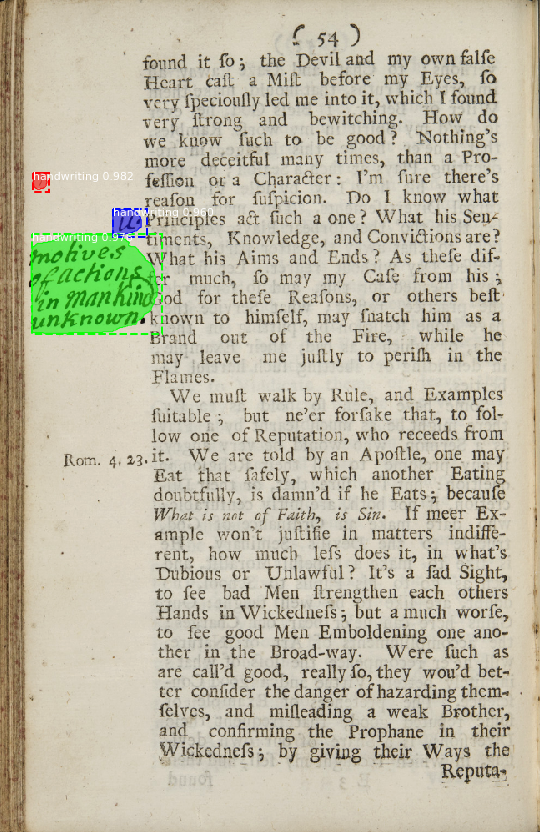
#> input picture sample.png, 540 x 832 px
$ python preproc.py sample.png
#> lines starting #> are read from the running program, lines starting #| are printed output that depends on the picture

try:
    import Image
except ImportError:
    from PIL import Image
import pytesseract
import matplotlib.pyplot as plt
import numpy
import cv2
import argparse

from os import listdir, makedirs
from os.path import isfile, join, exists


#https://stackoverflow.com/questions/32125281/removing-watermark-out-of-an-image-using-opencv

def HighlightDark(img):
	ker=cv2.getStructuringElement(cv2.MORPH_ELLIPSE,(10,10))
	img=cv2.morphologyEx(img, cv2.MORPH_BLACKHAT, ker)
	return img

def NoiseFilter(img):
	img =cv2.bilateralFilter(img,3,75,75)
	return img

def threshold(img,factor=None):
	#If you decide to manual threshhold, the magic number is 30
	#Please ensure that images are greyscale
	ret, bh = cv2.threshold(img,0,255,cv2.THRESH_BINARY+cv2.THRESH_OTSU)
	if(factor != None):
		#reperform thresholding with otsu's threshold modified by factor
		ret, bh =cv2.threshold(img,ret * factor,255,cv2.THRESH_BINARY)
	return bh
def thresholdMagic(img):
	#Threshold by magic number = 30
	ret, res = cv2.threshold(img,30,255,cv2.THRESH_BINARY)
	return res

def ExtractArea(img,mask):
	#Extracts Dark areas of an image that are in the white areas of the mask
	#Background is made to be white.
	#image and mask must be of same number of channels
	cv2.bitwise_not(img, img)
	fin=cv2.bitwise_and(img,mask)
	fin=cv2.bitwise_not(fin,fin)
	return fin

def CleanMask(img):
	ker=cv2.getStructuringElement(cv2.MORPH_RECT,(3,3))

	img=cv2.morphologyEx(img, cv2.MORPH_CLOSE, ker)

	return img

def QuickPreprocess(img):
	mask = HighlightDark(img)
	mask = NoiseFilter(mask)
	mask = threshold(mask)

	numpy.bitwise_not(mask, mask)
	return mask

def PreprocessImageFile(inFilename, outFilename):
#> called with inFilename = 'sample.png', outFilename = 'preprocessed-sample.png'
	img = cv2.imread(inFilename, 0)
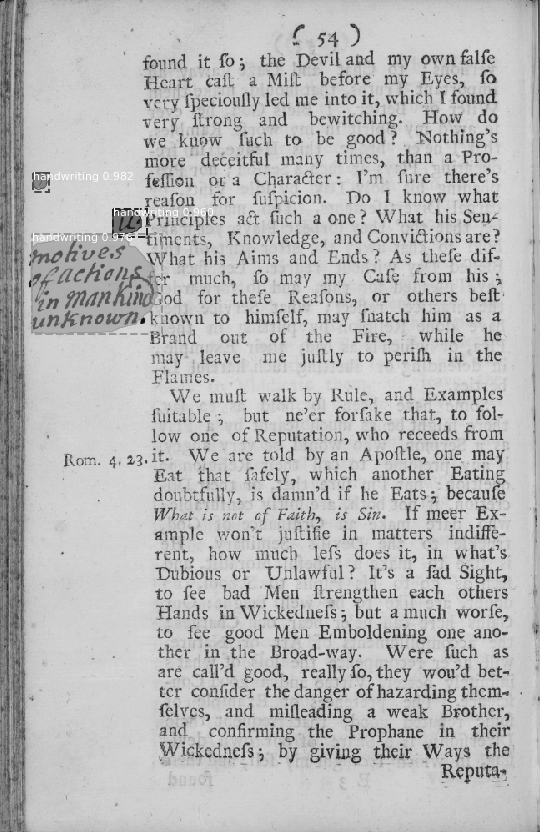
#> img: shape (832, 540); min 7, max 255, mean 185.8
	cv2.imwrite(outFilename, QuickPreprocess(img))
#> in HighlightDark, `img=cv2.morphologyEx(img, cv2.MORPH_BLACKHAT, ker)`:
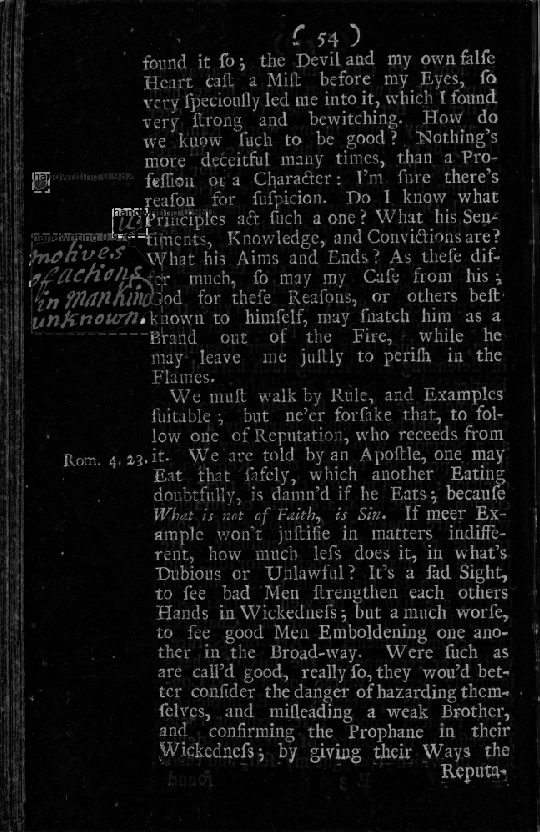
#> img: shape (832, 540); min 0, max 214, mean 18.2
#> in threshold, `ret, bh = cv2.threshold(img,0,255,cv2.THRESH_BINARY+cv2.THRESH_OTSU)`:
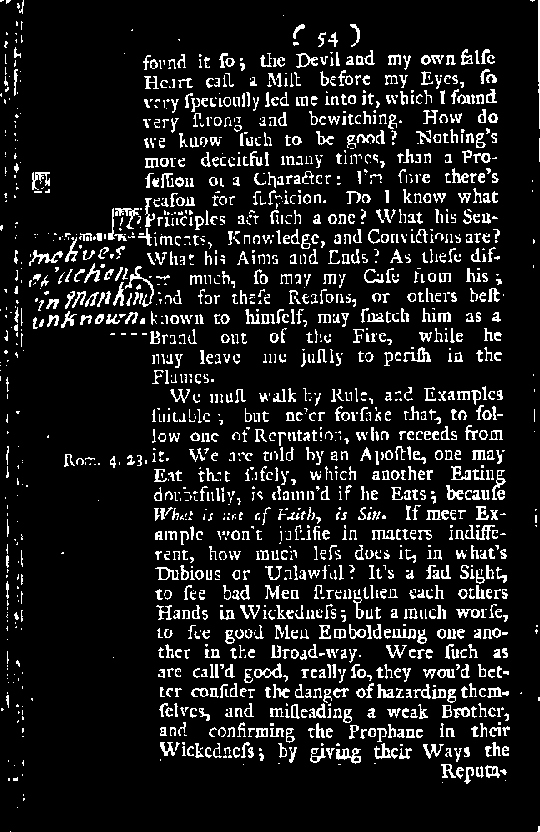
#> bh: shape (832, 540); 11.1% white in thin lines or dots
#> in threshold, `ret, bh = cv2.threshold(img,0,255,cv2.THRESH_BINARY+cv2.THRESH_OTSU)`: ret = 49
#> in QuickPreprocess, `numpy.bitwise_not(mask, mask)`: mask: shape (832, 540); 88.9% white; black in thin lines or dots

def PreprocessImageFolder(inFoldername, outFoldername):
	if not exists(outFoldername):
		makedirs(outFoldername)

	for f in listdir(inFoldername):
		fname = join(inFoldername, f)
		if isfile(fname):
			PreprocessImageFile(fname, join(outFoldername, str(f)))

#for running as a command line script for testing
if __name__ == "__main__":
	parser = argparse.ArgumentParser()
	parser.add_argument('files', help="Can be a file or a folder containing images. If it is a folder, the --out argument must also be included.")
	parser.add_argument('--out', default = "", help="Folder in which to output processed images from input folder.")

	args=parser.parse_args()
	if isfile(args.files):
		PreprocessImageFile(args.files, "preprocessed-" + str(args.files))
	elif args.out == "":
		print("Since " + str(args.files) + " is a folder, --out argument needed.")
	else:
		PreprocessImageFolder(args.files, args.out)
